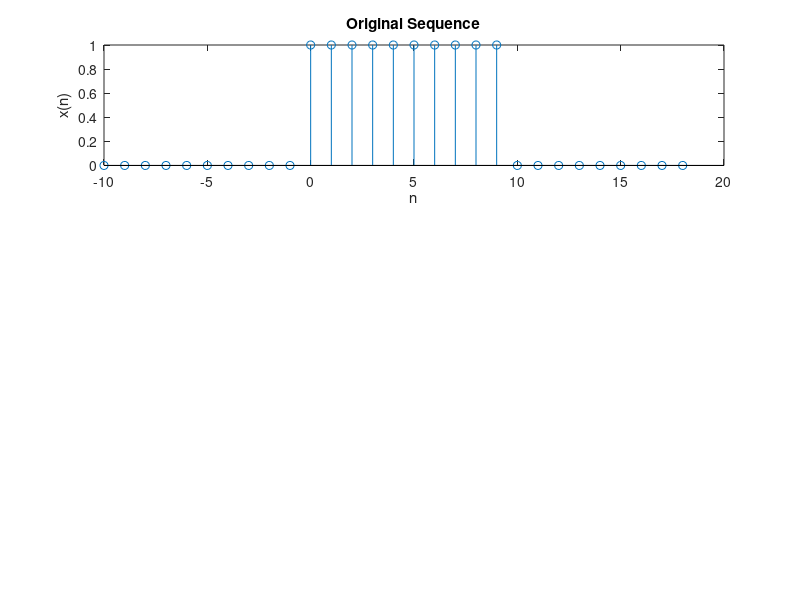

Write the MATLAB code that produced this figure. (Note: this script raises an error after producing the figure.)
n=-10:1:18
s1=(n>=0)
s2=(n-10>=0)
subplot(3,1,1)
stem(n,s1-s2)
title('Original Sequence')
xlabel('n')
ylabel('x(n)')
%𝑥(𝑛) = 𝑢(𝑛) − 𝑢(𝑛 − 10)

[ev, od, u] = odd_even_function( d1-g1,h)
subplot(3,1,2)
stem(u,ev)
title('Even part')
xlabel('u')
ylabel('ev')


subplot(3,1,3)
stem(n,od)
title('Odd part')
xlabel('u')
ylabel('odd')

%calling the function even_odd created earlier 
%and plotting the even and odd parts of the functions